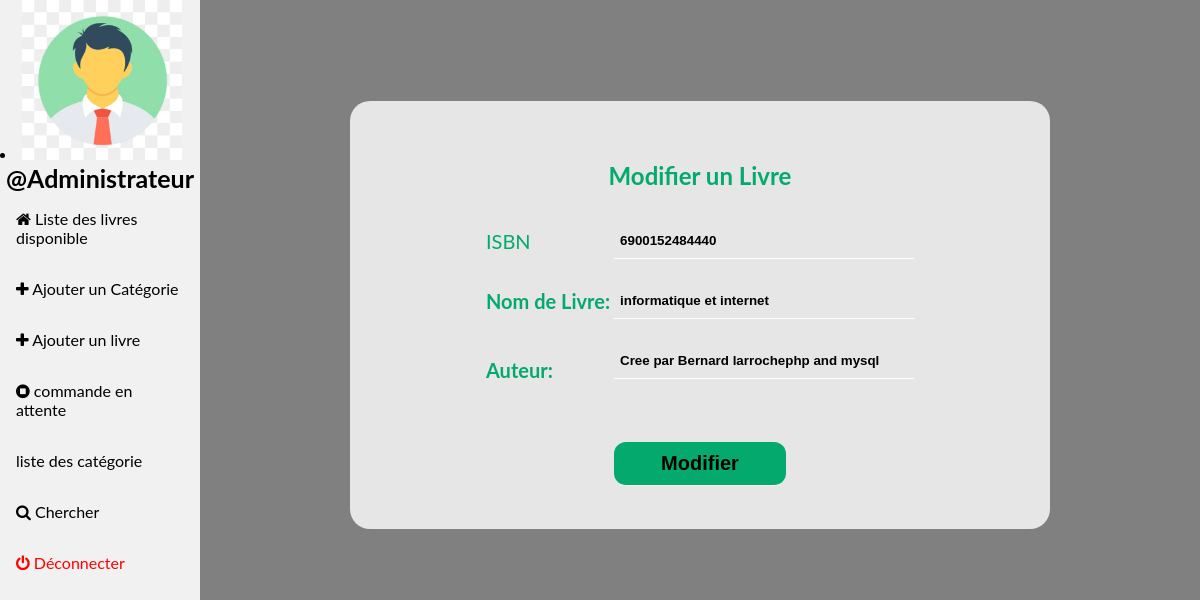
Screenshot of /Librarian/update.php?edit_id=1 (signed in) with the database file from the repository.
### tables this page shows
CREATE TABLE `category` (
  `CategoryId` int(11) NOT NULL,
  `Parentcategoryid` char(18) NOT NULL,
  `Name` varchar(30) NOT NULL,
  `Description` varchar(255) NOT NULL
);

### Librarian/update.php (the view, shortened to what this page needs)
<?php
$con=mysqli_connect("localhost","root","","librairie");
if (isset($_GET['edit_id'])){
$id=$_GET['edit_id'];
$sq= "SELECT * FROM `category` WHERE `CategoryId`='$id' ";
$result = mysqli_query($con,$sq);
if($result){
$row = mysqli_fetch_assoc($result);
$parentid = $row["Parentcategoryid"];
$nm=$row["Name"];
$descri_ption=$row["Description"];
}
else echo "controler votre requêtte";
}
?>
<!DOCTYPE html>
<html>
<head>
    <link rel="stylesheet" type="text/css" href="../css.css">
    <link rel="stylesheet" href="https://cdnjs.cloudflare.com/ajax/libs/font-awesome/4.7.0/css/font-awesome.min.css">
</head>
<body>
    <div class="sidebar">
        <li><?php echo "<img src='../user.jpg' width='160px'/>"."<br>"."<center><font style='font-size:25px;'><strong>";echo "@";print_r ($_SESSION['useame']);echo "</strong></font>"; ?>
        </li>
        <a href="home.php"><i class="fa fa-home"></i> Liste des livres disponible</a>
        <a href="addCategory.php"><i class="fa fa-plus"></i> Ajouter un Catégorie</a>
        <a href="projet.php"><i class="fa fa-plus"></i> Ajouter un livre</a>
        <a href="status.php"><i class="fa fa-stop-circle"></i> commande en attente</a>
        <a href="category.php">liste des catégorie</a>
        <a href="search.php"><i class="fa fa-search"></i> Chercher</a>
        <a style = "color:red;" href="../logout.php"><i class="fa fa-power-off"></i> Déconnecter</a>
    </div>
    <div class="content">
        <div class="container">
            <center>
                <h2>Modifier un Livre</h2>
                <table>
                    <tr>
                        <form method="post">
                            <td>
                                <label>ISBN</label>
                            </td>
                            <td>
                                <input type="text" name="parentid" id=""
                                    value="<?php if (isset($_GET['edit_id'])){print $parentid;} ?>">
                            </td>
                    </tr>
                    <tr>
                        <td>
                            <label><b>Nom de Livre:</b></label>
                        </td>
                        <td>
                            <input type="text" name="nom" id="nm"
                                value="<?php if (isset($_GET['edit_id'])){print $nm;} ?>" required><br>
                        </td>
                    </tr>
                    <tr>
                        <td>
                            <label><b>Auteur:</b></label>
                        </td>
                        <td>
                            <input type="text" name="decri" id="prenom"
                                value="<?php if (isset($_GET['edit_id'])){print $descri_ption;} ?>" required><br><br>
                        </td>
                    </tr>
                    <tr>
                        <td colspan='2' align='center'><input type="submit" value="Modifier" name="btn-save"></td>
                    </tr>
                </table>
        </div>
    </div>
</body>
</html>

### css.css (style rules this page uses)
body { margin: 0; font-family: "Lato", sans-serif; background-size: cover; background-repeat: no-repeat; background-color: grey; }
.sidebar { margin: 0; padding: 0; width: 200px; background-color: #f1f1f1; position: fixed; height: 100%; overflow: auto; }
.sidebar a { display: block; color: black; padding: 16px; text-decoration: none; }
div.content { margin-left: 200px; padding: 1px 16px; height: 1000px; }
label { color:#ff4500;font-size:20px; color: black; }
* input,textarea,select { width: 60%; margin: 10px 0; outline: none; background-color: transparent; color: #000000; padding: 10px 6px; font-size: 18x; font-weight: bold; box-sizing: border-box; border: none; border-bottom: 1px #fff solid; }
button,input[type=submit] { width: 40%; border-radius: 12px; padding: 10px; background-color: #04AA6D; color: #000000; font-size: 20px; font-weight: bold; outline: none; cursor: pointer; margin: 30px 10px 0px 10px; }
.container { text-align: center; max-width: 700px; margin: auto; margin-top: 100px; background-color: rgba(255,255,255,0.8); text-align:left; border-radius: 20px; padding: 40px; color: #fff; box-sizing: border-box; }
a { color: #94aab0; text-decoration: none; }

### Librarian/update.php (style rules this page uses)
h2 { color: #04AA6D; }
input, textarea, select { width: 300px; }
label { color: #04AA6D; }

### rows the page displays
category: parentid "6900152484440", nom "informatique et internet", decri "Cree par Bernard larrochephp and mysql"
